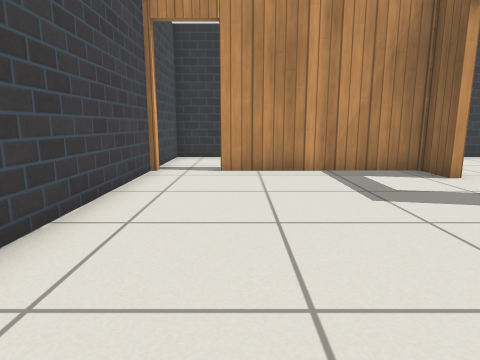
[1] (above)

14 first-person views from a walk through a Gazebo world. The camera is 0.64 m above the floor, tilts 10° down and sees 75° across. The floor is counted in squares, 0.5 m on a side. Each view is taken from the middle of a square. On the plan, view 1 faces up. The plan holds only what a view shows up to about 14 squares ahead; the rest is blank. Robots are left out. Simple patterns stand in for the simulator's built-in surfaces.

[2]
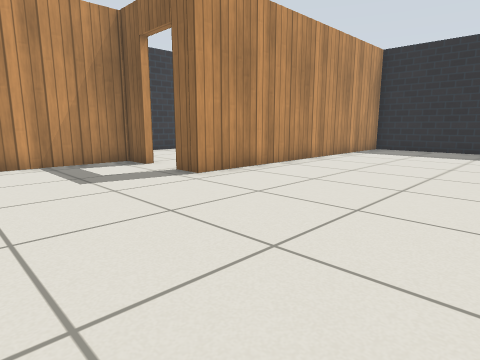

[3]
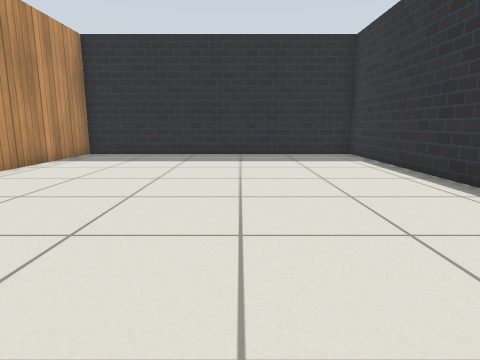

[4]
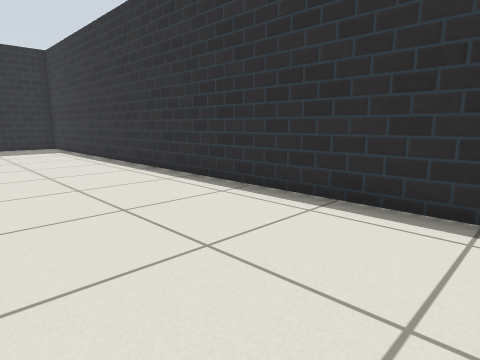

[5]
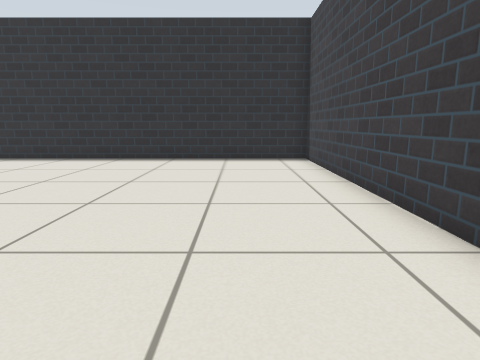

[6]
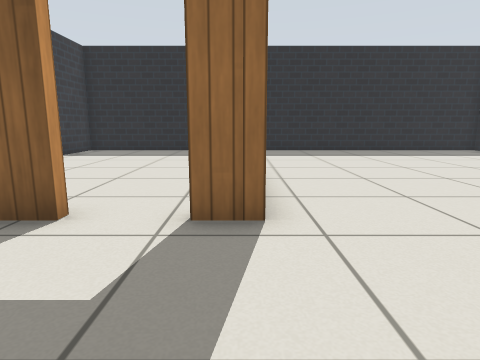

[7]
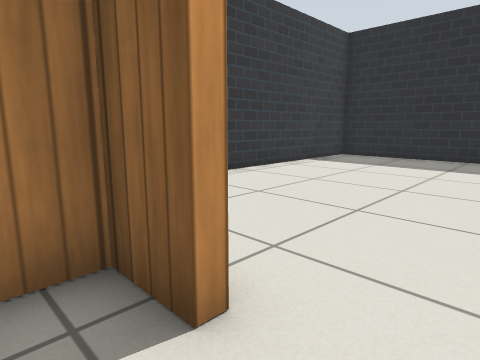

[8]
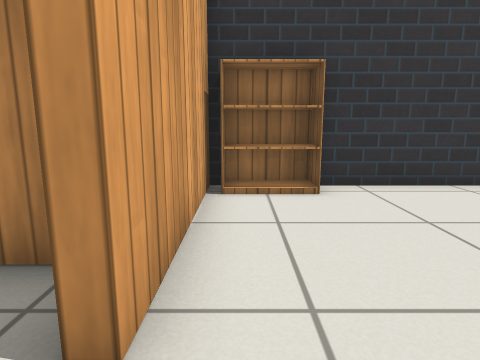

[9]
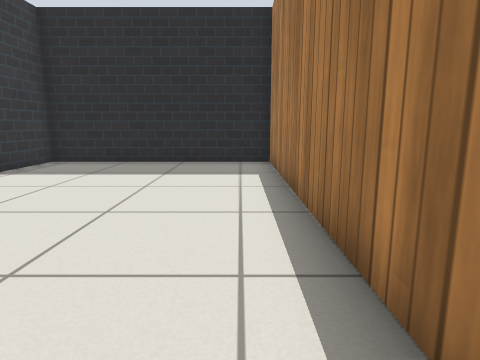

[10]
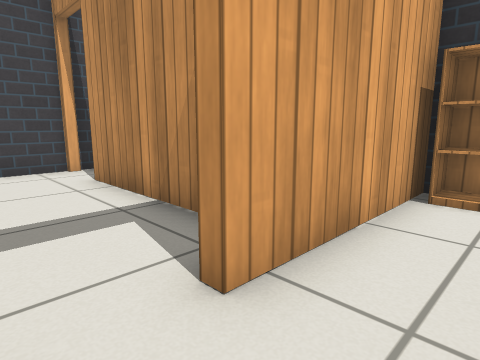

[11]
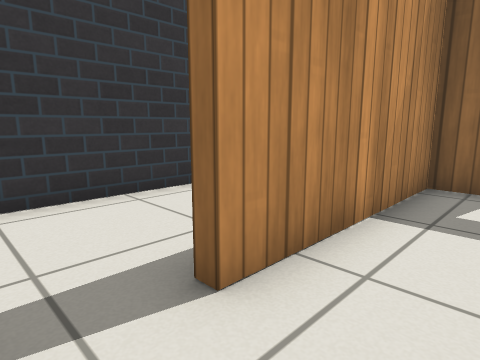

[12]
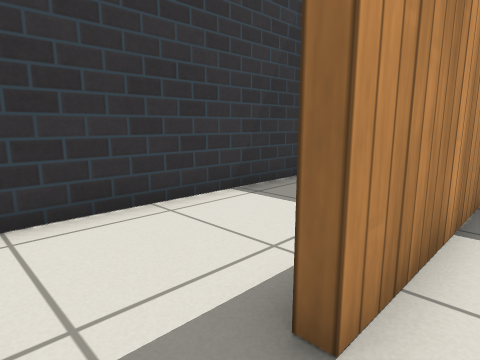

[13]
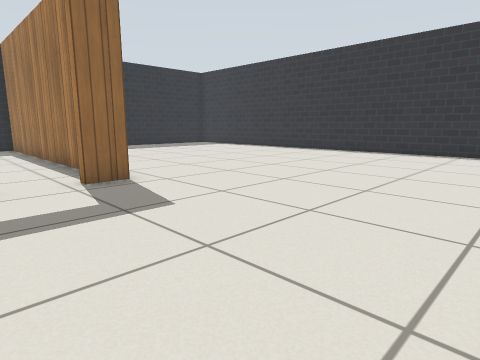

[14]
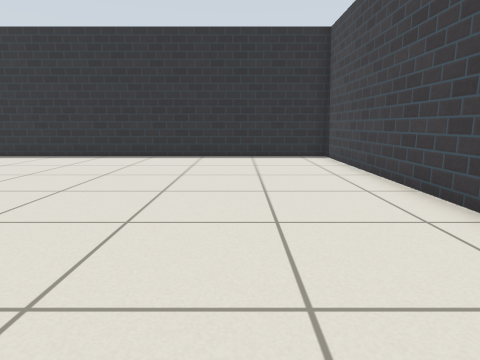

### Floor plan
Points are (right, up) in squares from view 1. A wall is a line through its corners. A room is listed if a view was taken in it or the views show most of it. See-through windows are left out.
Room 1 (views 1, 2, 3, 4, 5, 6, 7, 11, 12, 13, 14)
walls: (5.1, 7.4) (5.1, 8.7) (-0.5, 8.7); (-2.5, 8.8) (-2.5, -6.9) (16.9, -6.9) (16.9, 4.7) (5.1, 4.7) (5.1, 5.7)
ways out: open door at (5, 6.5) to room 2; open door at (-1.5, 9) to room 3
Room 2 (views 8, 9, 10)
walls: (7.1, 5) (16.9, 5) (16.9, 12.5) (5.4, 12.5) (5.4, 7.4)
ways out: open door at (5, 6.5) to room 1
objects: bookshelf (6, 12) to (7, 12)
Room 3 (no view inside)
walls: (4.6, 12.5) (-2.5, 12.5) (-2.5, 9)
ways out: open door at (-1.5, 9) to room 1

Positions as (right, up) in squares from view 1, and headings:
1: (0, 0), facing up
2: (0, -2), facing up-right
3: (3, -2), facing right
4: (-2, -2), facing down-right
5: (0, 5), facing down
6: (1, 5), facing right
7: (4, 6), facing up-right
8: (6, 6), facing up
9: (6, 6), facing right
10: (7, 6), facing up-left
11: (-2, 7), facing up-right
12: (-2, 8), facing up-right
13: (-2, 8), facing down-right
14: (1, 6), facing down
